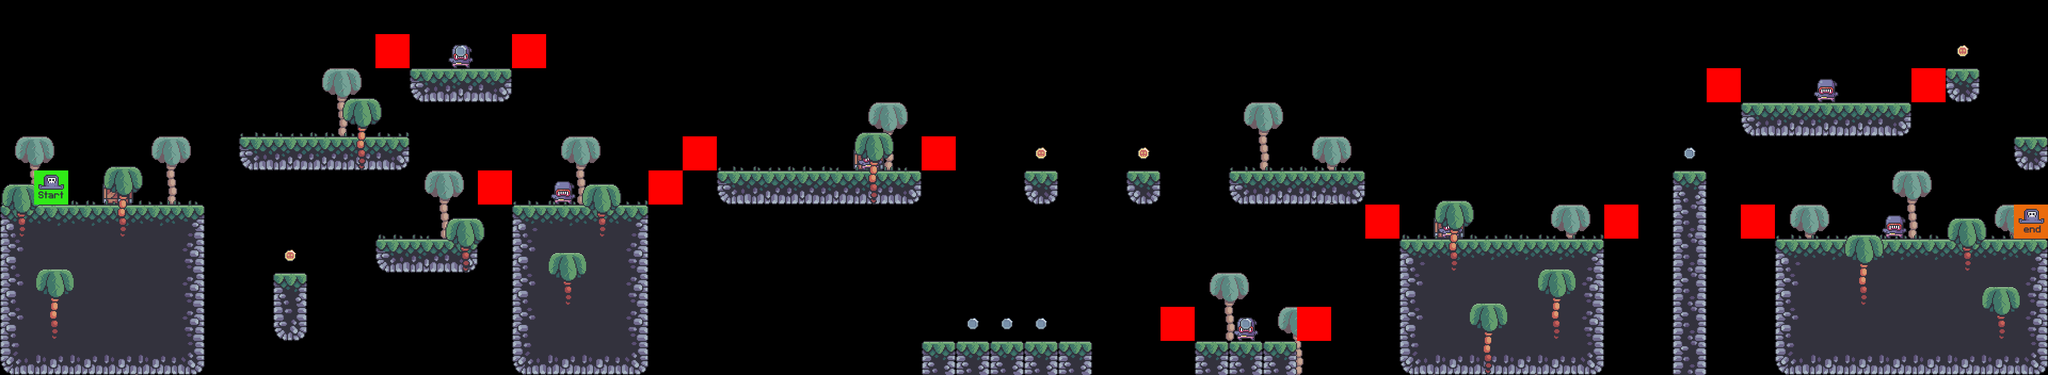

This game map was drawn from its Tiled (.tmx) file and the tilesets committed beside it. A one-line description and the trimmed map source follow:
An orthogonal 60x11 tile map with 64x64 px tiles, 9 tile layers (bg_trees, platform, box, green, ...), 7 tilesets.

<map version="1.10" tiledversion="1.10.2" orientation="orthogonal" renderorder="right-down" width="60" height="11" tilewidth="64" tileheight="64" infinite="0" nextlayerid="10" nextobjectid="1">
 <tileset firstgid="1" source="../tilesets/terrain_tiles.tsx" />
 <tileset firstgid="17" source="../tilesets/coin_tiles.tsx" />
 <tileset firstgid="19" source="../tilesets/green.tsx" />
 <tileset firstgid="24" source="../tilesets/trees.tsx" />
 <tileset firstgid="27" source="../tilesets/box.tsx" />
 <tileset firstgid="28" source="../tilesets/player_tiles.tsx" />
 <tileset firstgid="30" source="../tilesets/setup_tile.tsx" />
 <layer id="5" name="bg_trees" width="60" height="11">
  <data>[660 cells, 21 non-empty, 1 distinct tile ids]</data>
 </layer>
 <layer id="1" name="platform" width="60" height="11">
  <data>[660 cells, 152 non-empty, 16 distinct tile ids]</data>
 </layer>
 <layer id="6" name="box" width="60" height="11">
  <data>[660 cells, 3 non-empty, 1 distinct tile ids]</data>
 </layer>
 <layer id="3" name="green" width="60" height="11">
  <data>[660 cells, 42 non-empty, 5 distinct tile ids]</data>
 </layer>
 <layer id="8" name="enemies" width="60" height="11">
  <data>[660 cells, 7 non-empty, 1 distinct tile ids]</data>
 </layer>
 <layer id="9" name="stop_enemy" width="60" height="11">
  <data>[660 cells, 14 non-empty, 1 distinct tile ids]</data>
 </layer>
 <layer id="4" name="fg_trees" width="60" height="11">
  <data>[660 cells, 14 non-empty, 2 distinct tile ids]</data>
 </layer>
 <layer id="2" name="money" width="60" height="11">
  <data>[660 cells, 10 non-empty, 2 distinct tile ids]</data>
 </layer>
 <layer id="7" name="player" width="60" height="11">
  <data>[660 cells, 2 non-empty, 2 distinct tile ids]</data>
 </layer>
</map>
